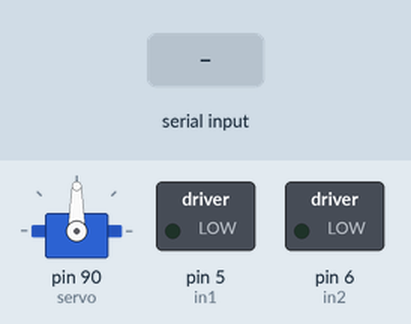
Bench run of a sketch on a simulated Arduino Uno, built with avr-gcc and run on an emulated ATmega328P. Shown: servo, switched loads named in the sketch (green lamp = pin HIGH). Inputs (shaded band) come from the test bench.

Above: at 1.2 s.
1.3 s: "w" received over Serial
At 2.4 s:
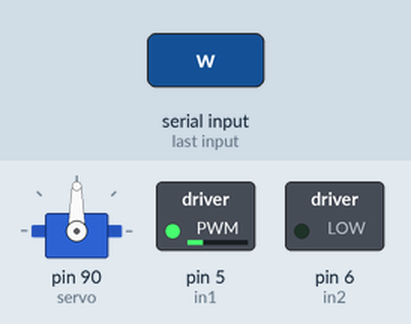
2.8 s: "d" received over Serial
At 3.6 s:
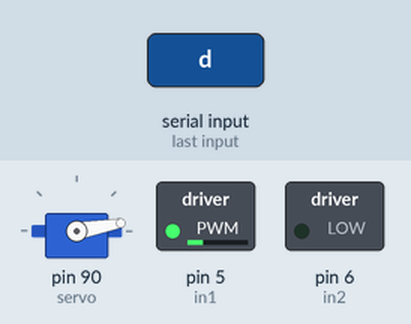
4.3 s: "s" received over Serial
At 4.7 s:
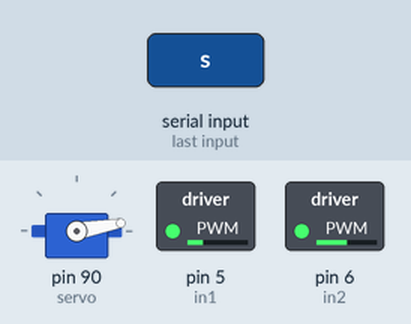
5.8 s: "q" received over Serial
At 7.0 s:
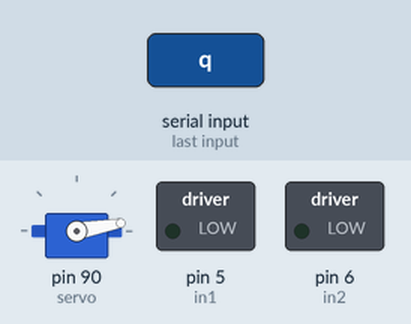
7.3 s: "d" received over Serial
At 8.2 s:
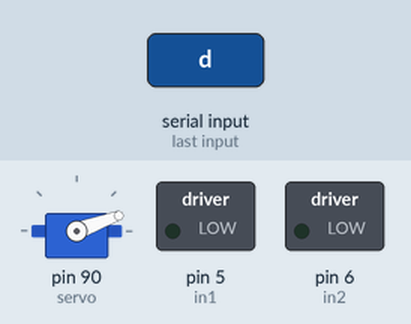
8.8 s: "w" received over Serial
At 9.3 s:
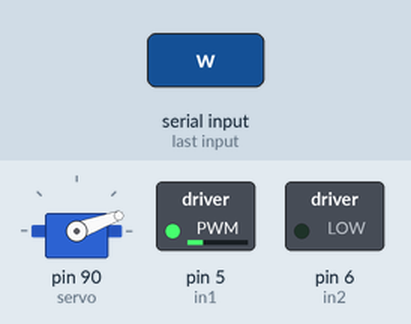
Timing chart, 0 to 11.3 s (numbered marks = the images above; inputs shaded):
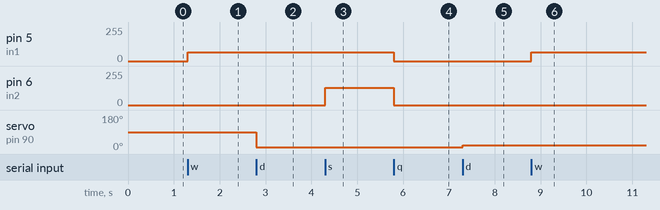

The sketch:

carCode.ino
```cpp
// Define board outs
#include <Servo.h>
#define in1 5
#define in2 6
#define in3 10
#define in4 11

// Global variables
int state;
int servo = 12;
int pos;

// Instantiate Servo instance
Servo myservo;

void setup() {
  // Set up objects, outputs, and variables
  pinMode(in1, OUTPUT);
  pinMode(in2, OUTPUT);
  servo = 90;

  myservo.attach(servo);
  Serial.begin(9600);
}

void loop() {
  // If there's information from the user then read it and decide what to do
  if (Serial.available() > 0) {
    state = Serial.read();

    switch (state) {
      case 'w':
        forward();
        break;
      case 'a':
        left();
        break;
      case 'd':
        right();
        break;
      case 's':
        back();
        break;
      case 'q':
        halt();
        break;
      case 'r':
        resetServo();
        break;
    }
  }
}

// Move car forward
void forward() {
  analogWrite(in1, 64);
}

// Turn wheels using servo
void left() {
  pos -= 10;
  // Make sure we don't turn too far
  if (pos >70){
    myservo.write(pos);
  }
}

// Turn wheels using servo
void right() {
  pos += 10;
  // Make sure we don't turn too far
  if (pos < 110){
    myservo.write(pos);
  }
}

// Move car backward
void back() {
  analogWrite(in2, 128);
}

// Stop car
void halt() {
//  myservo.write(90);
  analogWrite(in1, 0);
  analogWrite(in2, 0);
}

// Set servo to default position
void resetServo() {
  pos = 90;
  myservo.write(pos);
}
```

Measured:
- after the input at 1.3 s, pin 5 (in1): 0/255 → 64/255 at once
- after the input at 2.8 s, servo on pin 90 (servo): 90° → 10° at once
- after the input at 4.3 s, pin 6 (in2): 0/255 → 128/255 at once
- after the input at 5.8 s, pin 5 (in1): 64/255 → 0/255 at once; pin 6 (in2): 128/255 → 0/255 at once
- after the input at 7.3 s, servo on pin 90 (servo): 10° → 20° at once
- after the input at 8.8 s, pin 5 (in1): 0/255 → 64/255 at once
